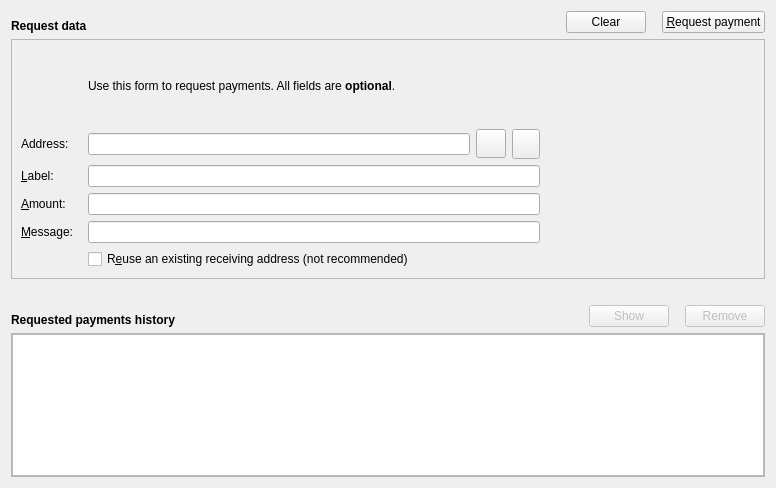
<?xml version="1.0" encoding="UTF-8"?>
<ui version="4.0">
 <class>ReceiveCoinsDialog</class>
 <widget class="QWidget" name="ReceiveCoinsDialog">
  <property name="geometry">
   <rect>
    <x>0</x>
    <y>0</y>
    <width>776</width>
    <height>488</height>
   </rect>
  </property>
  <layout class="QVBoxLayout" name="verticalLayout">
   <item>
    <layout class="QHBoxLayout" name="horizontalLayout">
     <item>
      <widget class="QLabel" name="label_7">
       <property name="font">
        <font>
         <weight>75</weight>
         <bold>true</bold>
        </font>
       </property>
       <property name="text">
        <string>Request data</string>
       </property>
       <property name="alignment">
        <set>Qt::AlignBottom|Qt::AlignLeading|Qt::AlignLeft</set>
       </property>
      </widget>
     </item>
     <item>
      <spacer name="horizontalSpacer_6">
       <property name="orientation">
        <enum>Qt::Horizontal</enum>
       </property>
       <property name="sizeType">
        <enum>QSizePolicy::Expanding</enum>
       </property>
       <property name="sizeHint" stdset="0">
        <size>
         <width>70</width>
         <height>20</height>
        </size>
       </property>
      </spacer>
     </item>
     <item>
      <widget class="QPushButton" name="clearButton">
       <property name="sizePolicy">
        <sizepolicy hsizetype="Minimum" vsizetype="Fixed">
         <horstretch>0</horstretch>
         <verstretch>0</verstretch>
        </sizepolicy>
       </property>
       <property name="toolTip">
        <string>Clear all fields of the form.</string>
       </property>
       <property name="text">
        <string>Clear</string>
       </property>
       <property name="icon">
        <iconset resource="../bitcoin.qrc">
         <normaloff>:/icons/remove</normaloff>:/icons/remove</iconset>
       </property>
       <property name="autoDefault">
        <bool>false</bool>
       </property>
      </widget>
     </item>
     <item>
      <spacer name="horizontalSpacer_5">
       <property name="orientation">
        <enum>Qt::Horizontal</enum>
       </property>
       <property name="sizeType">
        <enum>QSizePolicy::Fixed</enum>
       </property>
       <property name="sizeHint" stdset="0">
        <size>
         <width>10</width>
         <height>20</height>
        </size>
       </property>
      </spacer>
     </item>
     <item>
      <widget class="QPushButton" name="receiveButton">
       <property name="text">
        <string>&amp;Request payment</string>
       </property>
       <property name="icon">
        <iconset resource="../bitcoin.qrc">
         <normaloff>:/icons/request_payment</normaloff>:/icons/request_payment</iconset>
       </property>
      </widget>
     </item>
    </layout>
   </item>
   <item>
    <widget class="QFrame" name="frameRequest">
     <property name="sizePolicy">
      <sizepolicy hsizetype="Preferred" vsizetype="Expanding">
       <horstretch>0</horstretch>
       <verstretch>0</verstretch>
      </sizepolicy>
     </property>
     <property name="frameShape">
      <enum>QFrame::StyledPanel</enum>
     </property>
     <property name="frameShadow">
      <enum>QFrame::Sunken</enum>
     </property>
     <layout class="QVBoxLayout" name="verticalLayout_3">
      <item>
       <layout class="QGridLayout" name="gridLayout">
        <property name="horizontalSpacing">
         <number>15</number>
        </property>
        <item row="3" column="0">
         <widget class="QLabel" name="label_8">
          <property name="text">
           <string>Address:</string>
          </property>
         </widget>
        </item>
        <item row="2" column="2">
         <widget class="QLabel" name="label_5">
          <property name="text">
           <string>Use this form to request payments. All fields are &lt;b&gt;optional&lt;/b&gt;.</string>
          </property>
         </widget>
        </item>
        <item row="2" column="3" rowspan="6">
         <widget class="QRImageWidget" name="lblQRCode">
          <property name="minimumSize">
           <size>
            <width>200</width>
            <height>220</height>
           </size>
          </property>
          <property name="maximumSize">
           <size>
            <width>200</width>
            <height>220</height>
           </size>
          </property>
          <property name="text">
           <string/>
          </property>
         </widget>
        </item>
        <item row="5" column="0">
         <widget class="QLabel" name="label">
          <property name="toolTip">
           <string>An optional amount to request. Leave this empty or zero to not request a specific amount.</string>
          </property>
          <property name="text">
           <string>&amp;Amount:</string>
          </property>
          <property name="buddy">
           <cstring>reqAmount</cstring>
          </property>
         </widget>
        </item>
        <item row="4" column="2">
         <widget class="QLineEdit" name="reqLabel">
          <property name="toolTip">
           <string>An optional label to associate with the new receiving address.</string>
          </property>
         </widget>
        </item>
        <item row="4" column="0">
         <widget class="QLabel" name="label_2">
          <property name="toolTip">
           <string>An optional label to associate with the new receiving address.</string>
          </property>
          <property name="text">
           <string>&amp;Label:</string>
          </property>
          <property name="buddy">
           <cstring>reqLabel</cstring>
          </property>
         </widget>
        </item>
        <item row="6" column="0">
         <widget class="QLabel" name="label_3">
          <property name="toolTip">
           <string>An optional message to attach to the payment request, which will be displayed when the request is opened. Note: The message will not be sent with the payment over the Phantom network.</string>
          </property>
          <property name="text">
           <string>&amp;Message:</string>
          </property>
          <property name="buddy">
           <cstring>reqMessage</cstring>
          </property>
         </widget>
        </item>
        <item row="3" column="2">
         <layout class="QHBoxLayout" name="horizontalLayout_3">
          <property name="spacing">
           <number>6</number>
          </property>
          <item>
           <widget class="QLineEdit" name="leAddress"/>
          </item>
          <item>
           <widget class="QToolButton" name="copyAddressButton">
            <property name="text">
             <string/>
            </property>
            <property name="iconSize">
             <size>
              <width>22</width>
              <height>22</height>
             </size>
            </property>
           </widget>
          </item>
          <item>
           <widget class="QToolButton" name="refreshButton">
            <property name="minimumSize">
             <size>
              <width>28</width>
              <height>30</height>
             </size>
            </property>
            <property name="maximumSize">
             <size>
              <width>20</width>
              <height>30</height>
             </size>
            </property>
            <property name="text">
             <string/>
            </property>
           </widget>
          </item>
         </layout>
        </item>
        <item row="6" column="2">
         <widget class="QLineEdit" name="reqMessage">
          <property name="toolTip">
           <string>An optional message to attach to the payment request, which will be displayed when the request is opened. Note: The message will not be sent with the payment over the Phantom network.</string>
          </property>
         </widget>
        </item>
        <item row="5" column="2">
         <widget class="BitcoinAmountField" name="reqAmount">
          <property name="minimumSize">
           <size>
            <width>80</width>
            <height>0</height>
           </size>
          </property>
          <property name="toolTip">
           <string>An optional amount to request. Leave this empty or zero to not request a specific amount.</string>
          </property>
         </widget>
        </item>
        <item row="7" column="2">
         <widget class="QCheckBox" name="reuseAddress">
          <property name="toolTip">
           <string>Reuse one of the previously used receiving addresses. Reusing addresses has security and privacy issues. Do not use this unless re-generating a payment request made before.</string>
          </property>
          <property name="text">
           <string>R&amp;euse an existing receiving address (not recommended)</string>
          </property>
         </widget>
        </item>
        <item row="7" column="0">
         <widget class="QLabel" name="label_4">
          <property name="text">
           <string/>
          </property>
         </widget>
        </item>
       </layout>
      </item>
     </layout>
    </widget>
   </item>
   <item>
    <spacer name="verticalSpacer_2">
     <property name="orientation">
      <enum>Qt::Vertical</enum>
     </property>
     <property name="sizeType">
      <enum>QSizePolicy::Fixed</enum>
     </property>
     <property name="sizeHint" stdset="0">
      <size>
       <width>10</width>
       <height>20</height>
      </size>
     </property>
    </spacer>
   </item>
   <item>
    <layout class="QHBoxLayout" name="horizontalLayout_2">
     <item>
      <widget class="QLabel" name="label_6">
       <property name="font">
        <font>
         <weight>75</weight>
         <bold>true</bold>
        </font>
       </property>
       <property name="text">
        <string>Requested payments history</string>
       </property>
       <property name="alignment">
        <set>Qt::AlignBottom|Qt::AlignLeading|Qt::AlignLeft</set>
       </property>
      </widget>
     </item>
     <item>
      <spacer name="horizontalSpacer_3">
       <property name="orientation">
        <enum>Qt::Horizontal</enum>
       </property>
       <property name="sizeType">
        <enum>QSizePolicy::Expanding</enum>
       </property>
       <property name="sizeHint" stdset="0">
        <size>
         <width>70</width>
         <height>20</height>
        </size>
       </property>
      </spacer>
     </item>
     <item>
      <widget class="QPushButton" name="showRequestButton">
       <property name="enabled">
        <bool>false</bool>
       </property>
       <property name="toolTip">
        <string>Show the selected request (does the same as double clicking an entry)</string>
       </property>
       <property name="text">
        <string>Show</string>
       </property>
       <property name="icon">
        <iconset resource="../bitcoin.qrc">
         <normaloff>:/icons/show</normaloff>:/icons/show</iconset>
       </property>
       <property name="iconSize">
        <size>
         <width>22</width>
         <height>16</height>
        </size>
       </property>
       <property name="autoDefault">
        <bool>false</bool>
       </property>
      </widget>
     </item>
     <item>
      <spacer name="horizontalSpacer_4">
       <property name="orientation">
        <enum>Qt::Horizontal</enum>
       </property>
       <property name="sizeType">
        <enum>QSizePolicy::Fixed</enum>
       </property>
       <property name="sizeHint" stdset="0">
        <size>
         <width>10</width>
         <height>20</height>
        </size>
       </property>
      </spacer>
     </item>
     <item>
      <widget class="QPushButton" name="removeRequestButton">
       <property name="enabled">
        <bool>false</bool>
       </property>
       <property name="toolTip">
        <string>Remove the selected entries from the list</string>
       </property>
       <property name="text">
        <string>Remove</string>
       </property>
       <property name="icon">
        <iconset resource="../bitcoin.qrc">
         <normaloff>:/icons/remove</normaloff>:/icons/remove</iconset>
       </property>
       <property name="autoDefault">
        <bool>false</bool>
       </property>
      </widget>
     </item>
    </layout>
   </item>
   <item>
    <widget class="QFrame" name="frame">
     <property name="sizePolicy">
      <sizepolicy hsizetype="Preferred" vsizetype="Expanding">
       <horstretch>0</horstretch>
       <verstretch>0</verstretch>
      </sizepolicy>
     </property>
     <property name="frameShape">
      <enum>QFrame::StyledPanel</enum>
     </property>
     <property name="frameShadow">
      <enum>QFrame::Raised</enum>
     </property>
     <layout class="QVBoxLayout" name="verticalLayout_2">
      <property name="spacing">
       <number>0</number>
      </property>
      <property name="leftMargin">
       <number>0</number>
      </property>
      <property name="topMargin">
       <number>0</number>
      </property>
      <property name="rightMargin">
       <number>0</number>
      </property>
      <property name="bottomMargin">
       <number>0</number>
      </property>
      <item>
       <widget class="QTableView" name="recentRequestsView">
        <property name="contextMenuPolicy">
         <enum>Qt::CustomContextMenu</enum>
        </property>
        <property name="tabKeyNavigation">
         <bool>false</bool>
        </property>
        <property name="sortingEnabled">
         <bool>true</bool>
        </property>
       </widget>
      </item>
     </layout>
    </widget>
   </item>
  </layout>
 </widget>
 <customwidgets>
  <customwidget>
   <class>BitcoinAmountField</class>
   <extends>QLineEdit</extends>
   <header>bitcoinamountfield.h</header>
   <container>1</container>
  </customwidget>
  <customwidget>
   <class>QRImageWidget</class>
   <extends>QLabel</extends>
   <header>receiverequestdialog.h</header>
  </customwidget>
 </customwidgets>
 <tabstops>
  <tabstop>recentRequestsView</tabstop>
  <tabstop>showRequestButton</tabstop>
  <tabstop>removeRequestButton</tabstop>
 </tabstops>
 <resources>
  <include location="../bitcoin.qrc"/>
 </resources>
 <connections/>
</ui>
